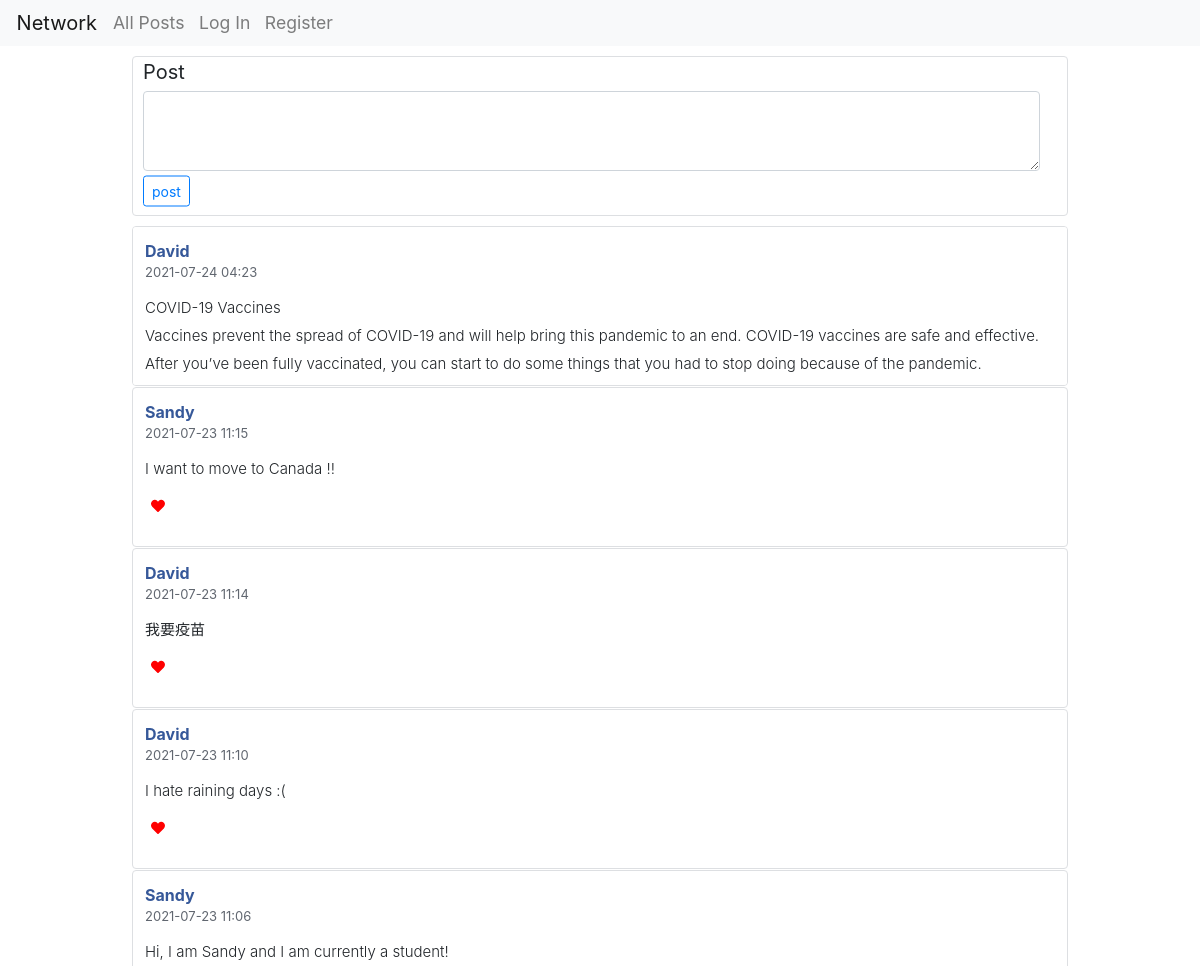
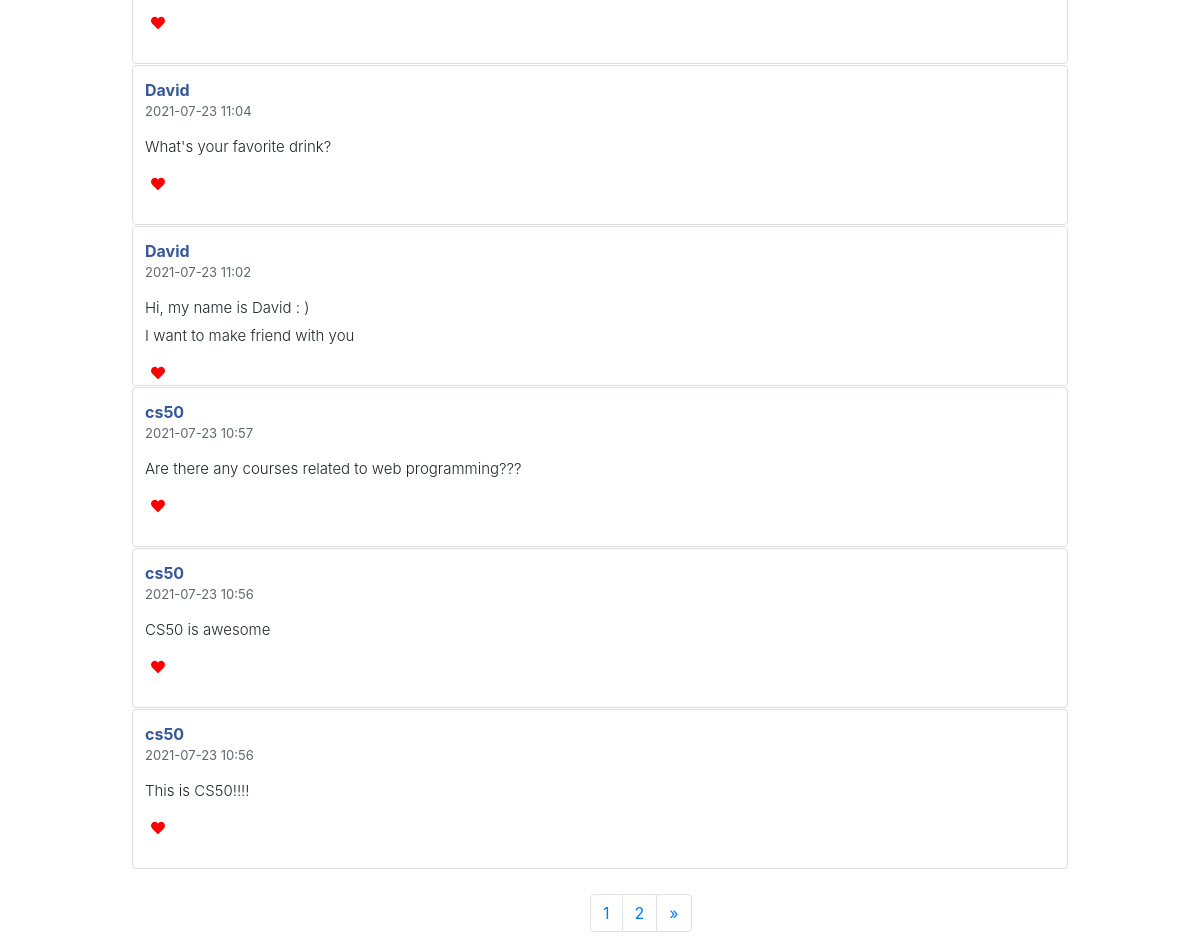
The page / on the database its author committed (2 pictures, top to bottom).
### network/models.py (models this page shows, shortened)
class Post(models.Model):
    content = models.TextField(blank=False)
    author  = models.ForeignKey(
        User,
        related_name='post',
        on_delete=models.CASCADE
    )
    created = models.DateTimeField(auto_now_add=True)
    users_like = models.ManyToManyField(
        User,
        related_name='post_like',
        blank=True
    )

class User(AbstractUser):
    followers = models.ManyToManyField('self',blank=True,related_name='user_followers',symmetrical=False)
    following = models.ManyToManyField('self',blank=True,related_name='user_following',symmetrical=False)

### network/views.py (the view)
# urls.py: path("", views.index, name="index"),
def index(request):
    article= Post.objects.all().order_by('-created')
    paginator = Paginator(article, 10)
    page_number = request.GET.get('page')
    try:
        article = paginator.page(page_number)
    except PageNotAnInteger:
        article = paginator.page(1)
    except (EmptyPage, InvalidPage):
        article = paginator.page(paginator.num_pages)
    return render(request, "network/index.html",{"articles":article,"show_add_post":True,"profile":False})

### network/templates/network/index.html (shortened to what this page needs)
{% extends "network/layout.html" %}
{% load static %}
{% block body %}
{% if show_add_post %}
<div id="add_post">
<form>
  <div class="form-group">
    <label for="Textarea1" >Post</label>
    <textarea class="form-control" required id="Textarea1" autocomplete="off" ></textarea>
  </div>
  <button  class="btn btn-outline-primary btn-sm" type="submit" id="submit" >post</button>
</form>
</div>
{% endif %}
 <div class="container-fluid" style="margin-top: 10px;">
{% for item in articles %}
 <div id="app"  >
  <div class="header">
    <div class="left-info">
      <div class="name-info">
         <div class="name">
          <a href="{% url 'home' item.author.username %}">{{item.author.username}}</a>
        </div>
        <div class="time">
          {{item.created|date:"Y-m-d H:i"}}
        </div>
      </div>
    </div>
 </div>
 <div class="content"  id ="article-{{item.id}}">{{item.content}}</div>
 <div class="feedback-action">
  <button data-id={{item.id}} id ="like" style="border:none; background-color: transparent;cursor:pointer;
    overflow: hidden;
    outline:none;"><i class="fas fa-heart"  style="color:red;"></i></button>&nbsp;<span id="count-{{item.id}}" class="text-nowrap"></span>
 </div>
  </div>
 {% endfor %}
</div>
<br>
<div class="pull-right" >
                <nav aria-label="Page navigation example">
                    <ul class="pagination">
                        {% for page_num in articles.paginator.page_range %}
                            {% if page_num == articles.number %}
                                <li class="page-item">
                                    <a href="#" class="page-link">
                                        {{ page_num }}
                                    </a>
                                </li>
                            {% else %}
                                <li class="page-item">
                                    <a href="?page={{ page_num }}" class="page-link">{{ page_num }}
                                    </a>
                                </li>
                            {% endif %}
                        {% endfor %}
                        {% if  articles.has_next %}
                        <li class="page-item">
                            <a href="?page={{ articles.next_page_number }}" aria-label="last" class="page-link">
                                <span aria-hidden="true">&raquo;</span>
                            </a>
                        </li>
                        {% endif %}
                    </ul>
                </nav>
</div>
{% endblock %}

### network/templates/network/layout.html (shortened to what this page needs)
{% load static %}
<!DOCTYPE html>
<html lang="en">
    <head>
        <link rel="stylesheet" href="https://stackpath.bootstrapcdn.com/bootstrap/4.4.1/css/bootstrap.min.css">
        <link href="{% static 'network/styles.css' %}" rel="stylesheet">
    </head>
    <body>
        <nav class="navbar   navbar-light bg-light">
        <div class="container-fluid">
              <a class="navbar-brand" href="#">Network</a>
              <ul class="nav navbar-nav mr-auto">
                <li class="nav-item">
                  <a class="nav-link" href="{% url 'index' %}">All Posts</a>
                </li>
                {% if user.is_authenticated %}
                    <li class="nav-item">
                        <a class="nav-link" href="{% url 'following' %}">Following</a>
                    </li>
                    <li class="nav-item">
                        <a class="nav-link" href="{% url 'logout' %}">Log Out</a>
                    </li>
                {% else %}
                    <li class="nav-item">
                        <a class="nav-link" href="{% url 'login' %}">Log In</a>
                    </li>
                    <li class="nav-item">
                        <a class="nav-link"  href="{% url 'register' %}">Register</a>
                    </li>
                {% endif %}
              </ul>
              </div>
          </nav>
        <div class="body" >
            {% block body %}
            {% endblock %}
        </div>
    </body>
</html>

### network/static/network/styles.css (style rules this page uses)
html, body { height: 100%; width: 100%; }
.pull-right { width:20px; height:10px; margin: 0 auto; padding-bottom:50px; }
#add_post { margin: 0 auto; background: white; border: 1px solid #dddfe2; border-radius: 4px; width:78%; height:160px; }
#add_post label { font-size: 20px; padding-left:10px; }
#add_post #Textarea1 { transform: translateY(-5%); height:80px; margin-left:10px; margin-bottom:10px; width:96%; }
#add_post button { margin-left:10px; transform: translateY(-50%); }
.navbar { padding: .1rem; width: 100%; margin-bottom:10px; }
.navbar-nav { display: inline-block; }
.navbar-nav>li { display: inline-block; }
.navbar li { padding-right: 10px; }
.nav-link { font-size: 1.1em !important; }
#app { margin: 0px auto 1px; height:160px; width: 80%; overflow-y:auto; background: white; border: 1px solid #dddfe2; border-radius: 4px; }
#app .header { display: flex; justify-content: space-between; padding: 12px 12px 0; }
#app .header .left-info .name-info .name { display: inline-block; font-weight: bolder; cursor: pointer; }
#app .header .left-info .name-info .name a { text-decoration: none; color: #365899; }
#app .header .left-info .name-info .time { color: #616770; font-size: 13px; }
#app .feedback-action { text-align: left; font-weight: 600; font-size: 14px; height: 32px; margin: 0 12px; min-height: 32px; padding: 4px 0; }
#app .content { white-space: pre-wrap; font-size: 15px; font-weight: 300; letter-spacing: 0; line-height: 28px; margin: 0 0 7px 0; padding: 12px 12px 0; }

### rows shown on the page
Post: author.username "David", created "2021-07-24 04:23", content "COVID-19 Vaccines Vaccines prevent the spread of COVID-19 and will help bring this pandemic to an end. COVID-19 vaccines are safe and effective. After you’ve been fully vaccinated, you can start to do some things that you had to stop doing because of the pandemic."
Post: author.username "Sandy", created "2021-07-23 11:15", content "I want to move to Canada !!"
Post: author.username "David", created "2021-07-23 11:14", content "我要疫苗"
Post: author.username "David", created "2021-07-23 11:10", content "I hate raining days :("
Post: author.username "Sandy", created "2021-07-23 11:06", content "Hi, I am Sandy and I am currently a student!"
Post: author.username "David", created "2021-07-23 11:04", content "What's your favorite drink?"
Post: author.username "David", created "2021-07-23 11:02", content "Hi, my name is David : ) I want to make friend with you"
Post: author.username "cs50", created "2021-07-23 10:57", content "Are there any courses related to web programming???"
Post: author.username "cs50", created "2021-07-23 10:56", content "CS50 is awesome"
Post: author.username "cs50", created "2021-07-23 10:56", content "This is CS50!!!!"

### other values the page prints
{{ page_num }} "1"
{{ page_num }} "2"
